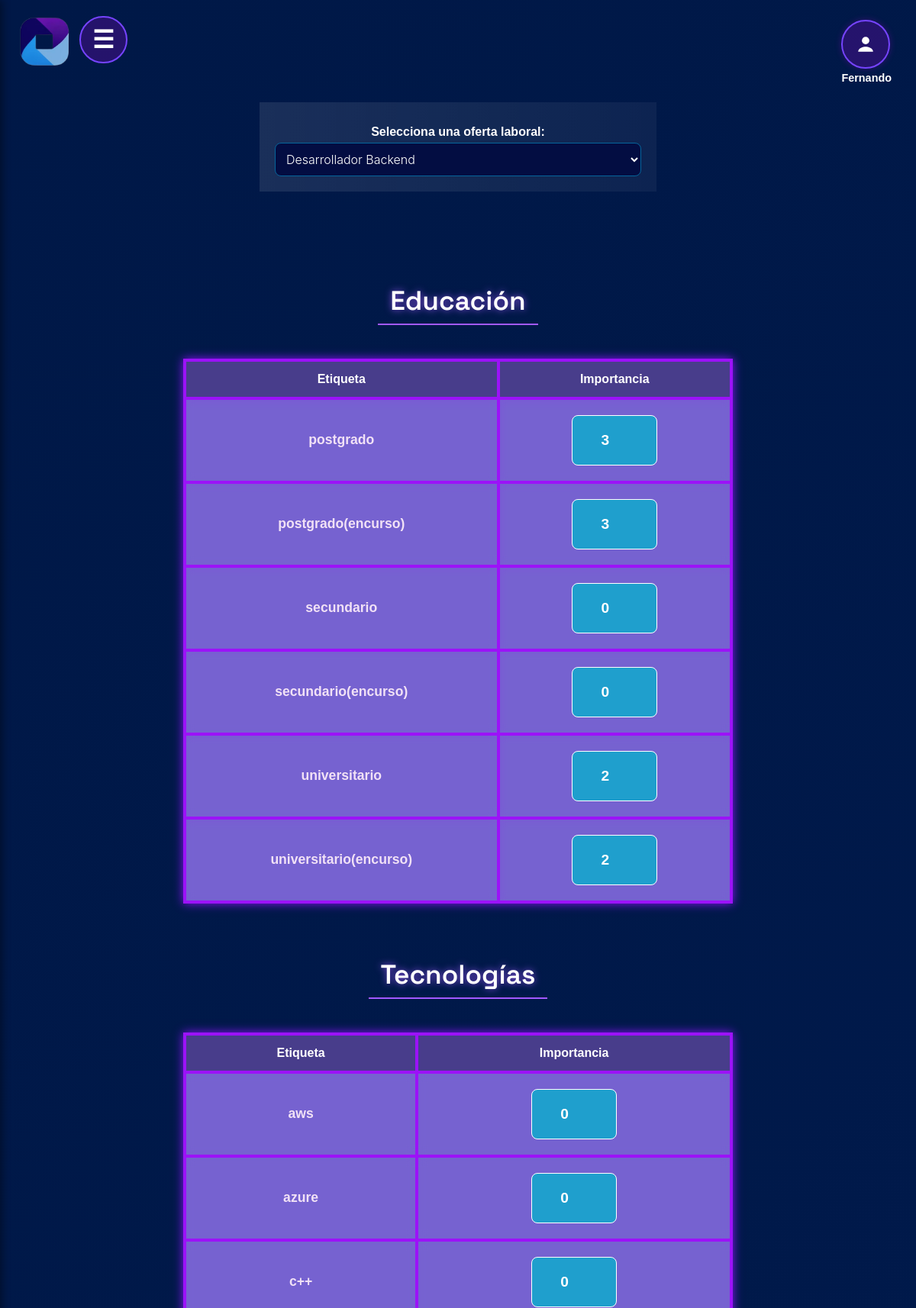
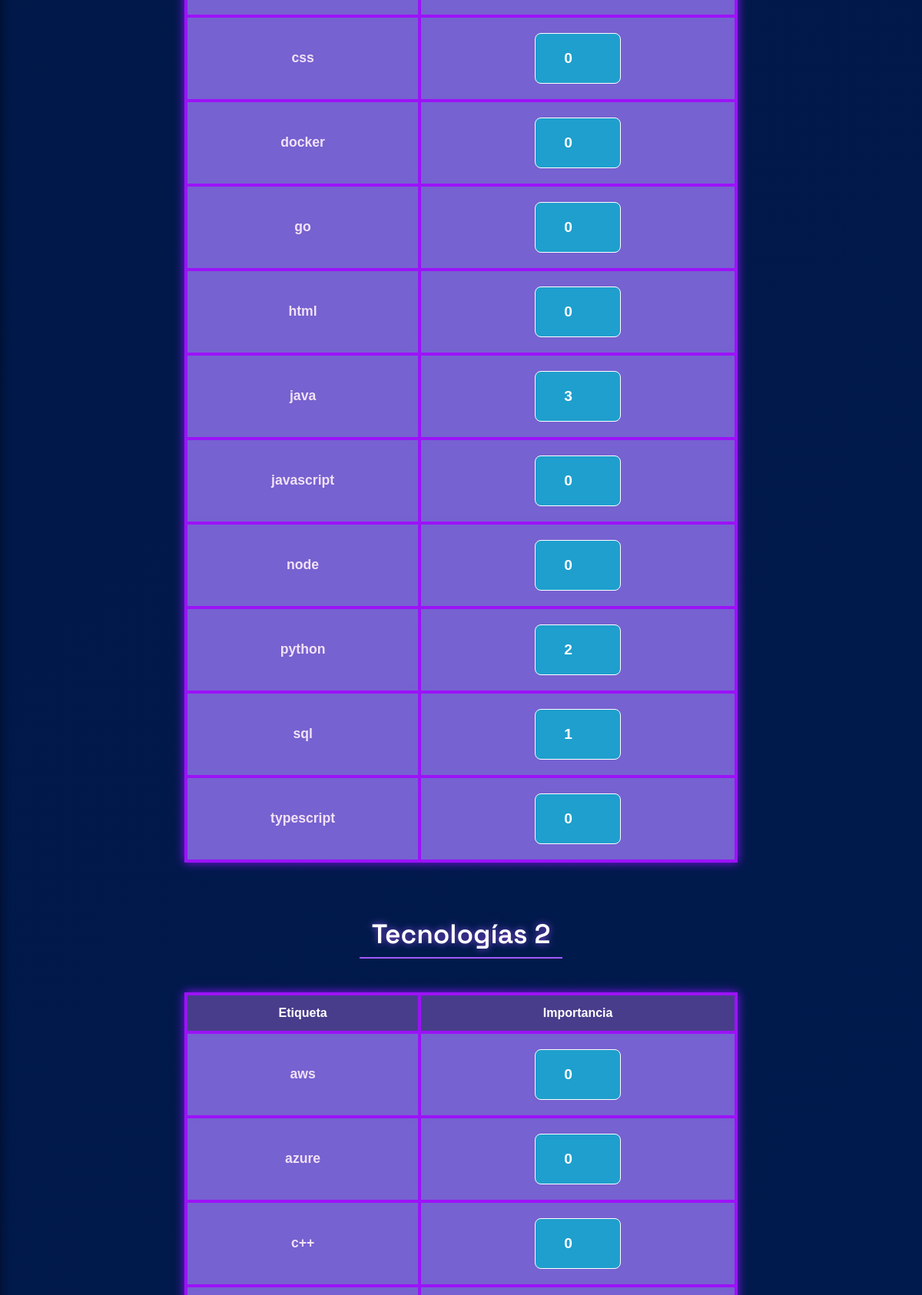
/etiquetas (signed in, upper part), run on the app's committed database (2 pictures, top to bottom).
### app.py (models this page shows)
class OfertaEducacion(db.Model):
    __tablename__ = 'oferta_educacion'
    id = db.Column(db.Integer, primary_key=True, autoincrement=True)
    idOfer = db.Column(db.Integer, db.ForeignKey('oferta_laboral.idOfer'))
    idEdu = db.Column(db.Integer, db.ForeignKey('educacion.idedu'))
    importancia = db.Column(db.Integer, nullable=False)
    oferta = db.relationship('OfertaLaboral', back_populates='educaciones')
    educacion = db.relationship('Educacion')

class Educacion(db.Model):
    __tablename__ = 'educacion'
    idedu = db.Column(db.Integer, primary_key=True)
    nombre = db.Column(db.String(100), nullable=False, unique=True)

class OfertaTecnologia(db.Model):
    __tablename__ = 'oferta_tecnologia'
    id = db.Column(db.Integer, primary_key=True, autoincrement=True)
    idOfer = db.Column(db.Integer, db.ForeignKey('oferta_laboral.idOfer'))
    idTec = db.Column(db.Integer, db.ForeignKey('tecnologia.idtec'))
    importancia = db.Column(db.Integer, nullable=False)
    oferta = db.relationship('OfertaLaboral', back_populates='tecnologias')
    tecnologia = db.relationship('Tecnologia')

class Tecnologia(db.Model):
    __tablename__ = 'tecnologia'
    idtec = db.Column(db.Integer, primary_key=True)
    nombre = db.Column(db.String(100), nullable=False, unique=True)

class OfertaTecnologia2(db.Model):
    __tablename__ = 'oferta_tecnologia2'
    id = db.Column(db.Integer, primary_key=True, autoincrement=True)
    idOfer = db.Column(db.Integer, db.ForeignKey('oferta_laboral.idOfer'))
    idTec2 = db.Column(db.Integer, db.ForeignKey('tecnologia2.idtec2'))
    importancia = db.Column(db.Integer, nullable=False)
    oferta = db.relationship('OfertaLaboral', back_populates='tecnologias2')
    tecnologia2 = db.relationship('Tecnologia2')

class Tecnologia2(db.Model):
    __tablename__ = 'tecnologia2'
    idtec2 = db.Column(db.Integer, primary_key=True)
    nombre = db.Column(db.String(100), nullable=False, unique=True)

### app.py (the view)
@app.route("/etiquetas", methods=["GET", "POST"])
@login_required(roles=["Admin_RRHH"])
def mostrar_etiquetas(idOfer=None):
    ofertas = OfertaLaboral.query.all()
    ofertas_activas = OfertaLaboral.query.filter_by(estado="Activa").all()
    if not idOfer:
        idOfer = request.form.get("idOfer") if request.method == "POST" else request.args.get("idOfer")
        if not idOfer and ofertas:
            idOfer = ofertas[0].idOfer
    educaciones, tecnologias, habilidades, tecnologias2, habilidades2 = [], [], [], [], []
    if idOfer:
        oferta = OfertaLaboral.query.get(idOfer)
        educaciones = OfertaEducacion.query.filter_by(idOfer=idOfer).all()
        tecnologias = OfertaTecnologia.query.filter_by(idOfer=idOfer).all()
        habilidades = OfertaHabilidad.query.filter_by(idOfer=idOfer).all()
        tecnologias2 = OfertaTecnologia2.query.filter_by(idOfer=idOfer).all()
        habilidades2 = OfertaHabilidad2.query.filter_by(idOfer=idOfer).all()
        df_edu = pd.DataFrame([{"Nombre": e.educacion.nombre, "Valor": e.importancia} for e in educaciones]) if educaciones else pd.DataFrame()
        df_tec = pd.DataFrame([{"Nombre": t.tecnologia.nombre, "Valor": t.importancia} for t in tecnologias]) if tecnologias else pd.DataFrame()
        df_hab = pd.DataFrame([{"Nombre": h.habilidad.nombre, "Valor": h.importancia} for h in habilidades]) if habilidades else pd.DataFrame()
        df_tec2 = pd.DataFrame([{"Nombre": t2.tecnologia2.nombre, "Valor": t2.importancia} for t2 in tecnologias2]) if tecnologias2 else pd.DataFrame()
        df_hab2 = pd.DataFrame([{"Nombre": h2.habilidad2.nombre, "Valor": h2.importancia} for h2 in habilidades2]) if habilidades2 else pd.DataFrame()
        tabla_edu = df_edu.to_html(classes="table table-bordered", index=False) if not df_edu.empty else "<p>No hay etiquetas de educación</p>"
        tabla_tec = df_tec.to_html(classes="table table-bordered", index=False) if not df_tec.empty else "<p>No hay etiquetas de tecnología</p>"
        tabla_tec2 = df_tec2.to_html(classes="table table-bordered", index=False) if not df_tec2.empty else "<p>No hay etiquetas de tecnología secundaria</p>"
        tabla_hab = df_hab.to_html(classes="table table-bordered", index=False) if not df_hab.empty else "<p>No hay etiquetas de habilidades</p>"
        tabla_hab2 = df_hab2.to_html(classes="table table-bordered", index=False) if not df_hab2.empty else "<p>No hay etiquetas de habilidades secundarias</p>"
    else:
        oferta, tabla_edu, tabla_tec, tabla_tec2, tabla_hab, tabla_hab2 = None, "", "", "", "", ""
    return render_template("etiquetas.html",
                           ofertas=ofertas,
                           ofertas_activas=ofertas_activas,
                           oferta=oferta,
                           idOfer=idOfer,
                           tabla_edu=tabla_edu,
                           tabla_tec=tabla_tec,
                           tabla_hab=tabla_hab,
                           tabla_tec2=tabla_tec2,
                           tabla_hab2=tabla_hab2,
                           educaciones=educaciones,
                           tecnologias=tecnologias,
                           habilidades=habilidades,
                           tecnologias2=tecnologias2,
                           habilidades2=habilidades2)

### app.py (called while the page is built)
def login_required(roles=None):
    def decorator(f):
        @wraps(f)
        def wrapped(*args, **kwargs):
            if 'username' not in session:
                return redirect(url_for('login'))
            if roles and session.get('type') not in roles:
                return "Acceso no autorizado"
            return f(*args, **kwargs)
        return wrapped
    return decorator

### templates/etiquetas.html (shortened to what this page needs)
<!DOCTYPE html>
<html lang="es">
<head>
    <link rel="stylesheet" href="{{ url_for('static', filename='etiquetas.css') }}">
    <link rel="stylesheet" href="https://cdnjs.cloudflare.com/ajax/libs/font-awesome/6.5.0/css/all.min.css">
</head>
<header>
    <div class="logo">
        <img src="{{ url_for('static', filename='images/logoApptitudAI.png') }}" alt="AI Logo">
    </div>
<label for="menu-toggle" class="menu-icon">&#9776;</label>
    <div class="user-menu-wrapper">
  <label for="user-toggle" class="user-main">
    <div class="user-button">
      <svg viewBox="0 0 16 16" xmlns="http://www.w3.org/2000/svg" width="26" height="26">
        <circle cx="8" cy="5" r="3" fill="#ffffff"/>
        <path d="M2 14c0-3 4-4 6-4s6 1 6 4" fill="#ffffff"/>
      </svg>
    </div>
    <div class="user-name">
      <p style="color: white; margin: 4px 0 0 0; font-size: 0.9rem;">{{ session.get('username') }}</p>
    </div>
  </label>
</div>
    </header>
<body class="container mt-4">
    <form method="GET" action="{{ url_for('mostrar_etiquetas') }}">
        <label for="idOfer">Selecciona una oferta laboral:</label>
        <select name="idOfer" onchange="this.form.submit()">
            {% for ofer in ofertas %}
                <option value="{{ ofer.idOfer }}" {% if ofer.idOfer|string == idOfer|string %}selected{% endif %}>
                    {{ ofer.nombre }}
                </option>
            {% endfor %}
        </select>
    </form>
    {% if oferta %}
       <h3 class="titulo-centrado">Educación</h3>
    <table class="table table-bordered">
      <thead><tr><th>Etiqueta</th><th>Importancia</th></tr></thead>
      <tbody>
        {% for edu in educaciones %}
          <tr>
            <td>{{ edu.educacion.nombre }}</td>
            <td>
              {% if oferta.idOfer in ofertas_activas|map(attribute='idOfer') %}
                <input type="number" min="0" max="3" value="{{ edu.importancia }}"
                  class="input-importancia" data-id="{{ edu.id }}" data-tipo="educacion">
              {% else %}
                {{ edu.importancia }}
              {% endif %}
            </td>
          </tr>
        {% endfor %}
      </tbody>
    </table>
  <h3 class="titulo-centrado">Tecnologías</h3>
  <table class="table table-bordered">
    <thead><tr><th>Etiqueta</th><th>Importancia</th></tr></thead>
    <tbody>
      {% for tec in tecnologias %}
        <tr>
          <td>{{ tec.tecnologia.nombre }}</td>
          <td>
            {% if oferta.idOfer in ofertas_activas|map(attribute='idOfer') %}
              <input type="number" min="0" max="3" value="{{ tec.importancia }}"
                class="input-importancia" data-id="{{ tec.id }}" data-tipo="tecnologia">
            {% else %}
              {{ tec.importancia }}
            {% endif %}
          </td>
        </tr>
      {% endfor %}
    </tbody>
  </table>
  <h3 class="titulo-centrado">Tecnologías 2</h3>
  <table class="table table-bordered">
    <thead><tr><th>Etiqueta</th><th>Importancia</th></tr></thead>
    <tbody>
      {% for tec2 in tecnologias2 %}
        <tr>
          <td>{{ tec2.tecnologia2.nombre }}</td>
          <td>
            {% if oferta.idOfer in ofertas_activas|map(attribute='idOfer') %}
              <input type="number" min="0" max="3" value="{{ tec2.importancia }}"
                class="input-importancia" data-id="{{ tec2.id }}" data-tipo="tecnologia2">
            {% else %}
              {{ tec2.importancia }}
            {% endif %}
          </td>
        </tr>
      {% endfor %}
    </tbody>
  </table>
    {% else %}
        <p>No hay ofertas laborales disponibles.</p>
    {% endif %}
</body>
</html>

### static/etiquetas.css (style rules this page uses)
html { background: linear-gradient(to bottom, #000000, #353535); }
body { display: flex; flex-direction: column; min-height: 100vh; margin: 0; padding: 0; font-family: 'Poppins', sans-serif; color: #ffffff; background: linear-gradient(135deg, #001847, #011d55, #2a0047, #390061); background-size: 400% 400%; animation: gradient 15s ease infinite; }
header { display: flex; flex-wrap: nowrap; align-items: center; justify-content: space-between; width: 100%; box-sizing: border-box; top: 0; z-index: 10; position: relative; padding: 10px 20px; background-color: transparent; }
header .logo img { margin-top: 0.6rem; margin-left: 5px; max-height: 70px; max-width: 100%; }
.input-importancia { width: 90px; height: 44px; font-size: 1.2rem; font-weight: bold; text-align: center; margin: 6px 8px; padding-right: 10px; }
td:first-child { font-size: 1.1rem; font-weight: bold; }
form { position: relative; animation: elevar 2s ease-out forwards; margin: 30px auto; padding: 20px; background: linear-gradient( to right, rgba(255, 255, 255, 0.1), rgba(255, 255, 255, 0.05) ); color: #ffffff ; width: 40%; text-align: center; margin-bottom: 80px; overflow: hidden; }
.titulo-centrado { font-family: 'Space Grotesk', sans-serif; text-align: center; font-size: 2.2rem; font-weight: 600; color: #ffffff; text-shadow: 0 0 10px rgba(162, 89, 255, 0.8); margin-top: 2rem; margin-bottom: 1.5rem; padding: 0.5rem 1rem; border-bottom: 2px solid #a259ff; width: fit-content; margin-left: auto; margin-right: auto; animation: elevar 2s ease-out forwards; }
form input, form select, form textarea { width: 100%; font-weight: 300; font-family: 'Inter', 'Segoe UI', sans-serif; box-sizing: border-box; max-width: 500px; min-width: 250px; margin: 0 auto; display: block; background-color: rgb(3, 13, 66); border-color: rgb(5, 101, 155); }
input, select, button { outline: none; margin: 10px 0; padding: 10px; font-size: 16px; border: 1px solid #ffffff; border-radius: 8px; background-color: rgba(2, 180, 204, 0.747); color: #ffffff; }
label { display: block; margin: 10px 0 5px; font-weight: bold; }
table { max-width: 60%; width: 100%; border-collapse: separate; border-spacing: 0; background-color: rgba(106, 90, 205); color: rgba(255, 240, 250, 0.9); border-radius: none; border: 2px solid rgb(156, 18, 248); box-shadow: 0 0 12px rgb(137, 18, 248); transition: all 0.3s ease-in-out; animation: elevar 1.5s ease-out forwards; margin: 20px auto 30px auto; backdrop-filter: blur(8px); }
table th, table td { padding: 14px 18px; text-align: center; border: 2px solid rgb(156, 18, 248); backdrop-filter: blur(6px); }
table th { background-color: rgba(72, 61, 139); color: #fff; font-weight: bold; }
table tr:nth-child(odd), table tr:nth-child(even) { background-color: rgba(255, 192, 240, 0.08); }
.user-menu-wrapper { position: absolute; top: 1rem; right: 2rem; }
.user-main { cursor: pointer; }
.user-button { background-color: rgba(183, 0, 255, 0.2); border: 2px solid #7644ff; box-shadow: 0 0 8px rgba(161, 0, 201, 0.3); border-radius: 50%; width: 60px; height: 60px; display: flex; align-items: center; justify-content: center; transition: background-color 0.3s; }
.menu-icon { font-size: 2rem; cursor: pointer; position: absolute; top: 0.7rem; left: 300px; background-color: rgba(183, 0, 255, 0.2); padding: 10px 15px; border-radius: 60px; border: 2px solid #7644ff; color: white; transition: left 0.4s ease; }
.menu-toggle:not(:checked) ~ .menu-icon { left: 6.5rem; }
.user-name { text-align: center; }

### data on the page
OfertaEducacion: educacion.nombre "postgrado", importancia "3"
OfertaEducacion: educacion.nombre "postgrado(encurso)", importancia "3"
OfertaEducacion: educacion.nombre "secundario", importancia "0"
OfertaEducacion: educacion.nombre "secundario(encurso)", importancia "0"
OfertaEducacion: educacion.nombre "universitario", importancia "2"
OfertaEducacion: educacion.nombre "universitario(encurso)", importancia "2"
OfertaTecnologia: tecnologia.nombre "aws", importancia "0"
OfertaTecnologia: tecnologia.nombre "azure", importancia "0"
OfertaTecnologia: tecnologia.nombre "c++", importancia "0"
OfertaTecnologia: tecnologia.nombre "css", importancia "0"
OfertaTecnologia: tecnologia.nombre "docker", importancia "0"
OfertaTecnologia: tecnologia.nombre "go", importancia "0"
OfertaTecnologia: tecnologia.nombre "html", importancia "0"
OfertaTecnologia: tecnologia.nombre "java", importancia "3"
OfertaTecnologia: tecnologia.nombre "javascript", importancia "0"
OfertaTecnologia: tecnologia.nombre "node", importancia "0"
OfertaTecnologia: tecnologia.nombre "python", importancia "2"
OfertaTecnologia: tecnologia.nombre "sql", importancia "1"
OfertaTecnologia: tecnologia.nombre "typescript", importancia "0"
OfertaTecnologia2: tecnologia2.nombre "aws", importancia "0"
OfertaTecnologia2: tecnologia2.nombre "azure", importancia "0"
OfertaTecnologia2: tecnologia2.nombre "c++", importancia "0"

### other printed values
{{ session.get('username') }} "Fernando"
form field idOfer "Desarrollador Backend"
